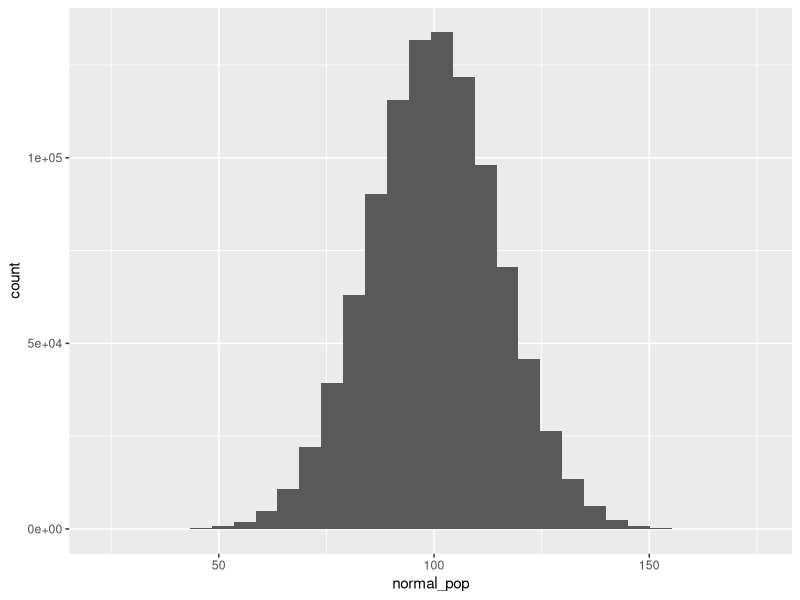
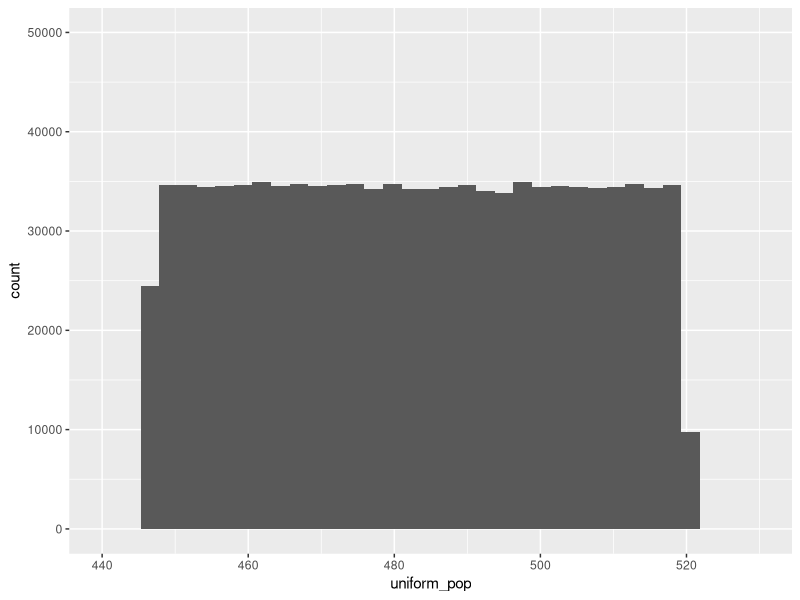
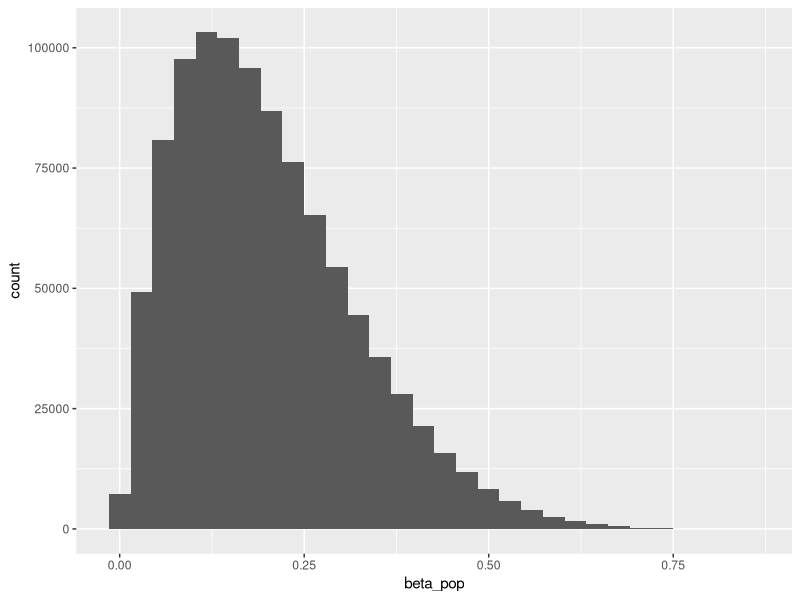
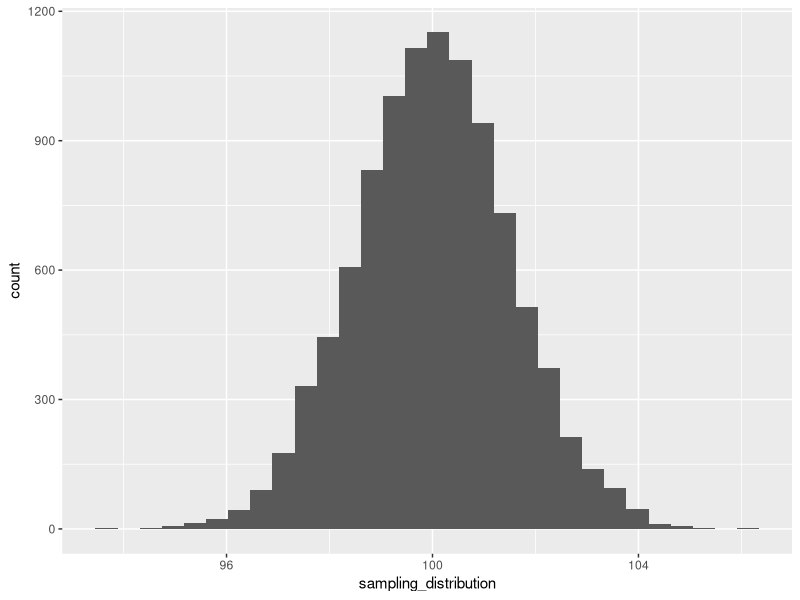

Reproduce these figures in R, in order.
###########################################
### Statistics & Bootstrapping - Part 1 ###
###########################################

library(tidyverse)

###############################
### Statistical Foundations ###
###############################


## Population vs Sample: Population is EVERYTHING. 
#                        Sample is a subset of the population.



## What is a "statistic"? A statistic is a numerical value or measure that 
#                         summarizes some aspect of a sample. (i.e., mean, 
#                         median, sample standard deviation... etc.)


## Sampling Distribution: it's a distribution of a sample statistic based on all 
#                         possible simple random samples of the same size from 
#                         the same population. 



# Standard Error: it's the standard deviation of a sampling distribution. 



############################# 
### Creating a Population ###
#############################

# Normal Distribution: Mean 100, Standard deviation 15. 

N <- 1000000
normal_pop <- rnorm(N, mean = 100, sd = 15)

plot_1 <- data.frame(normal_pop) %>%
  ggplot(aes(normal_pop))+
  geom_histogram()
plot_1

# Uniform: min = 446, max = 520

N <- 1000000
uniform_pop <- runif(N, min = 446, max = 520)

plot_2 <- data.frame(uniform_pop) %>%
  ggplot(aes(uniform_pop))+
  geom_histogram()+
  coord_cartesian(xlim=c(440, 530), ylim=c(0,50000)) 
plot_2

# Beta: shape1 = 2, shape2 = 8.

N <- 1000000
beta_pop <- rbeta(N, shape1 = 2, shape2 = 8)

plot_3 <- data.frame(beta_pop) %>%
  ggplot(aes(beta_pop))+
  geom_histogram()
plot_3


###########################
### Creating One sample ###
###########################

# We randomly sample 100 data points from the population 
# of the normal distribution to create our sample. 

n <- 100
one_sample <- sample(normal_pop, n)
one_sample_mean <- mean(one_sample)
one_sample_mean


####################################################
### Creating a Sampling Distribution of the Mean ###
####################################################

## Sampling Distribution: it's a distribution of a sample statistic based on all 
#                         possible simple random samples of the same size from 
#                         the same population. 

# Creating multiple samples and computing the mean of each sample. 

get_one_sample_mean  <- function(i, population_vector, n) {
  one_sample <- sample(population_vector, n)
  one_sample_mean <- mean(one_sample)
  return(one_sample_mean)
}

# Sampling Distribution of the mean with n = 100.

sampling_distribution <- map_dbl(1:10000, get_one_sample_mean, population_vector= normal_pop, n = 100)


plot_4 <- data.frame(sampling_distribution) %>%
  ggplot(aes(sampling_distribution))+
  geom_histogram()
plot_4

# The standard error is the standard deviation of the sampling distribution. 
st_error <- sd(sampling_distribution) 
st_error


######################################### 
############ Do it yourself! ############
#########################################

#  1. The shoulder heights of 18-year old men are approximately normal 
#     with a mean of 68 inches and a standard deviation of 3 inches. 


# What is the population here? Create a hypothetical population of 
# shoulder heights of 18 year old men. Assume a population of N = 1000000
# Make a plot. 



# 2. Collect one sample from the population. Sample size = 200. Compute the 
#    min of this sample



# 3. Create a Sampling Distribution of the min, with a sample size of 200.
#    Create a function that randomly selects a sample of size 200 from the population 
#    and computes the min of the sample. Arguments should be a population vector and
#    sample size. The return should be the min of the sample. 
#    Once you build the function, use a the map function to randomly select multiple 
#    samples of size n = 200. Iterate 10000 times. Meaning randomly draw 10000 samples, 
#    each one of size n = 200. 



# 4. Plot your sampling distribution



# 5. What is the standard error?




# Repeat 1-5 using a Beta distribution for the population:
#            shape1 = 8, shape2 = 2.
#            Create a sampling Distribution for the max with n = 300. 

